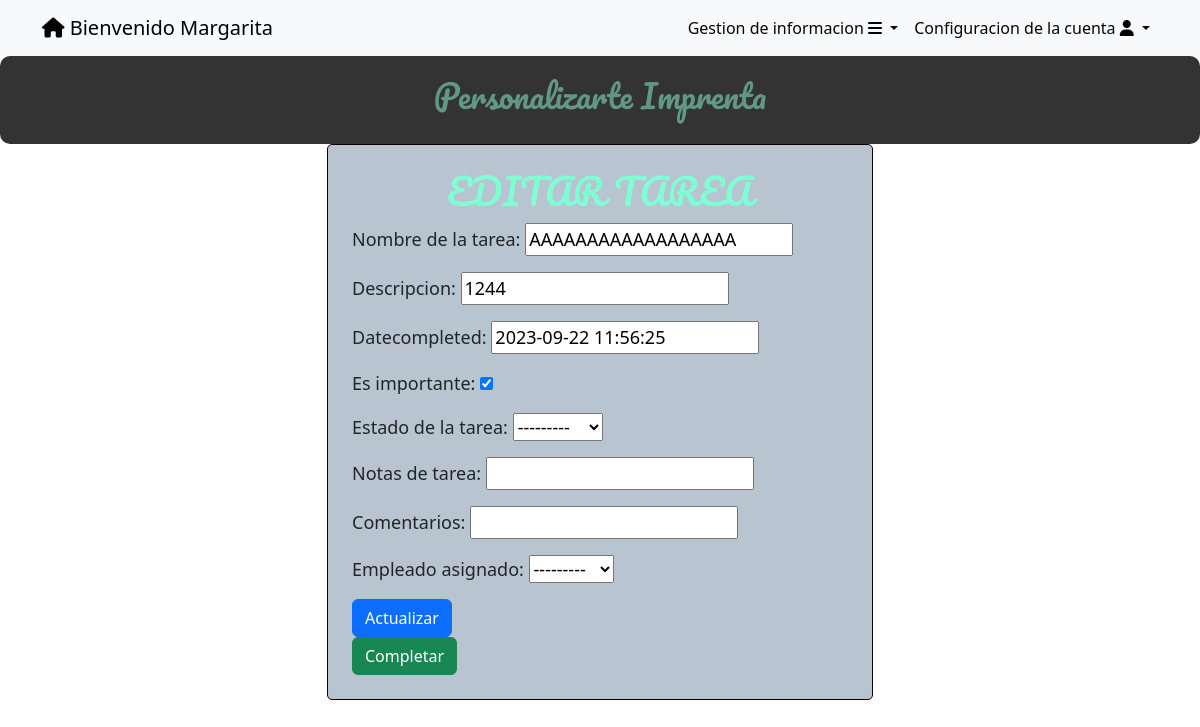
The app's page /tasks/70/ (signed in) with its own data.
### tasks/models.py (models this page shows, shortened)
class Task(models.Model):
    title = models.CharField(max_length=100)
    description = models.CharField(max_length=2000, blank=True)
    created = models.DateTimeField(auto_now_add=True)
    datecompleted = models.DateTimeField(blank=True, null=True)
    important = models.BooleanField(default=False)
    INICIADA = 'Iniciada'
    PROCESO = 'Proceso'
    ESTADO_CHOICES = [
        (INICIADA, 'Iniciada'),
        (PROCESO, 'Proceso'),
    ]
    estadotarea = models.CharField(max_length=100, blank=True, null=True, choices=ESTADO_CHOICES,)
    empleado_asignado = models.ForeignKey(Usuario, on_delete=models.CASCADE, null=True, blank=True)
    user = models.ForeignKey(User, on_delete=models.CASCADE)
    NotasTarea = models.CharField(max_length=100,blank=True, null=True)
    Comentarios = models.CharField(max_length=100, blank=True, null=True)

### tasks/views.py (the view, shortened to what this page needs)
# urls.py: path('tasks/<int:task_id>/', views.task_detail,name='task_detail'),
@login_required
def task_detail(request, task_id):
    if request.method == 'GET':
        task = get_object_or_404(Task, pk=task_id, user=request.user)
        form = TaksForm(instance=task)
        return render(request, 'task_detail.html', {
            'task': task,
            'form': form
            })

### tasks/forms.py
class TaksForm(ModelForm):
    class Meta:
        model = Task
        fields = ['title', 'description','datecompleted','important','estadotarea','NotasTarea','Comentarios','empleado_asignado',]
        labels ={
            'title': 'Nombre de la tarea',
            'description' : 'Descripcion',
            'important': 'Es importante',
            'estadotarea':'Estado de la tarea',
            'NotasTarea':'Notas de tarea'
        }

### tasks/models.py (called while the page is built)
    def __str__(self):
        return self.nombre

### tasks/templates/task_detail.html (shortened to what this page needs)
{% extends 'base.html' %}
{% block content %}
<body>
    <center>
        <div class="feature-box">
            <h2>Personalizarte Imprenta</h2>
        </div>
    </center>
    <div class="container">
        <div class="row justify-content-center">
            <div class="col-md-6">
                <div class="custom-form-container p-4">
                    <center>
                    <h1>EDITAR TAREA</h1>
                </center>
                    <form method="post">
                        {{ form.as_p }}
                        <button class="btn btn-primary">
                            Actualizar
                        </button>
                    </form>
                    <form action="{% url 'complete_task' task.id %}" method="POST">
                        <button class="btn btn-success">
                            Completar
                        </button>
                    </form>
                </div>
            </div>
        </div>
    </div>
</body>
{% endblock %}

### tasks/templates/base.html (shortened to what this page needs)
<!DOCTYPE html>
<html lang="en">
<head>
    <link rel="stylesheet" href="https://cdn.jsdelivr.net/npm/bootstrap@5.3.2/dist/css/bootstrap.min.css">
    <link rel="stylesheet" href="https://cdnjs.cloudflare.com/ajax/libs/font-awesome/6.4.2/css/all.min.css">
    <link rel="stylesheet" href="https://cdn.jsdelivr.net/npm/bootstrap@5.3.2/dist/css/bootstrap.min.css">
</head>
<body>
    <nav class="navbar navbar-expand-lg bg-body-tertiary">
        <div class="container">
            {% if user.is_authenticated %}
            <a class="navbar-brand" href="/" id="uno"> <i class="fa-solid fa-house" style="color: #000000;"></i>
                Bienvenido {{user.username}}</a>
            {% endif %}
            {% if user.is_authenticated %}
            <div class="collapse navbar-collapse" id="navbarSupportedContent">
                <ul class="navbar-nav ms-auto">
                    <li class="nav-item dropdown">
                        <a class="nav-link dropdown-toggle" href="#" role="button" data-bs-toggle="dropdown"
                            aria-expanded="false">
                            Gestion de informacion <i class="fa-solid fa-bars" style="color: #00040b;"></i>
                        </a>
                    </li>
                    <li class="nav-item dropdown">
                        <a class="nav-link dropdown-toggle" href="#" role="button" data-bs-toggle="dropdown"
                            aria-expanded="false">
                            Configuracion de la cuenta <i class="fa-solid fa-user" style="color: #000000;"></i>
                        </a>
            {% endif %}
        </div>
    </nav>
</body>
</html>
{% block content %}
{% endblock %}

### tasks/templates/base.html (style rules this page uses)
.nav-link { display: block; text-decoration: none; color: #080404; padding: 5px; }

### tasks/templates/task_detail.html (style rules this page uses)
.custom-form-container { background-color: #b8c5d1; border: 1px solid #0b0101; border-radius: 5px; }
.feature-box { background-color: rgba(0, 0, 0, 0.8); color: white; padding: 20px; text-align: center; border-radius: 10px; transition: transform 0.3s ease; }
h1 { font-family: 'Pacifico', cursive; color: aquamarine; font-size: 36px; margin-bottom: 10px; }
h2 { font-family: 'Pacifico', cursive; color: rgb(97, 152, 133); font-size: 32px; margin-bottom: 10px; }
p { font-size: 18px; }

### records on screen
Task: title "AAAAAAAAAAAAAAAAAA", description "1244", datecompleted "2023-09-22 11:56:25", important "☑", estadotarea "---------", empleado_asignado "---------"

### other values on screen
{{ user.username }} "Margarita"
